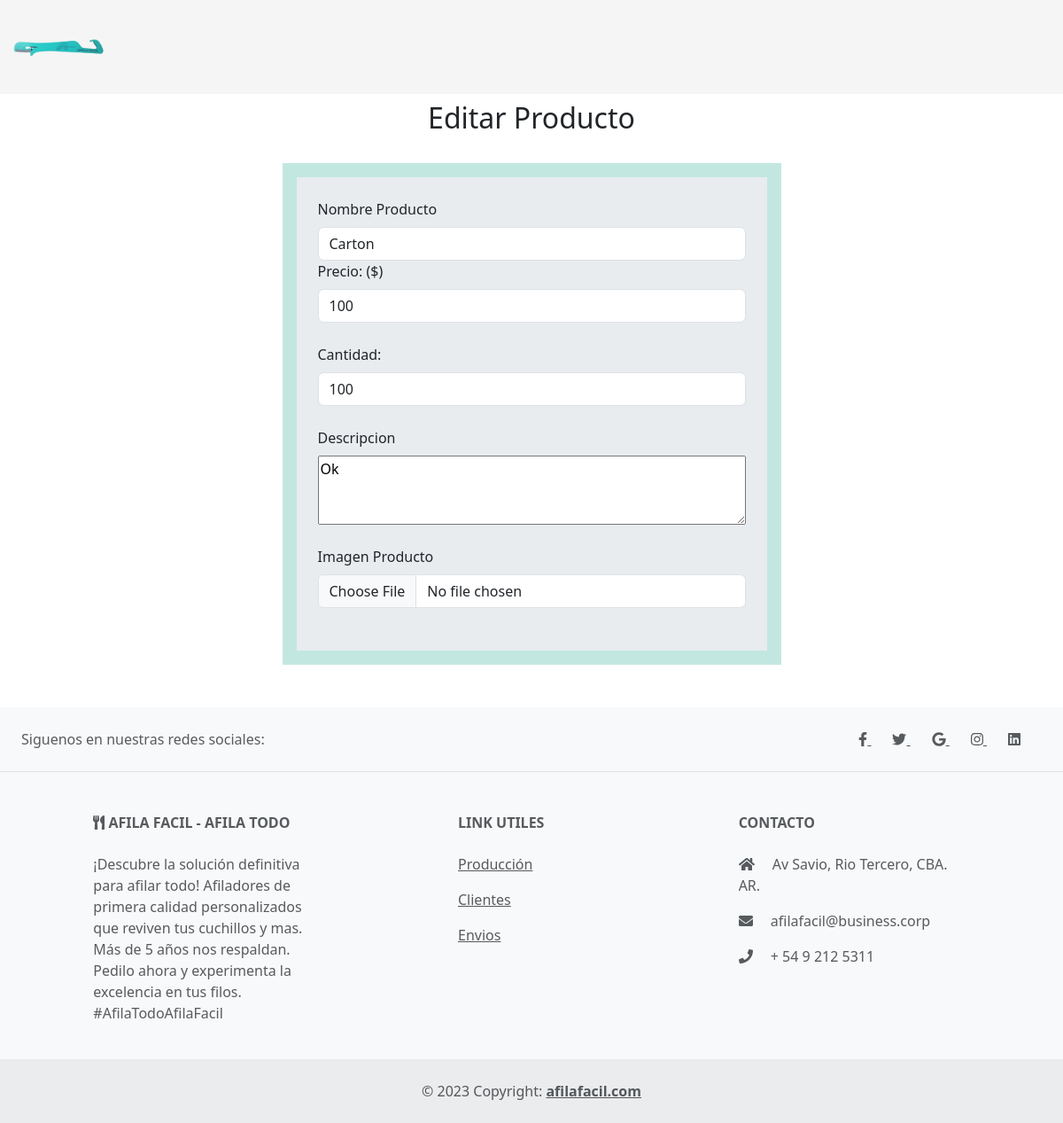
Page /productos/editar/1/ on the earlier database version.
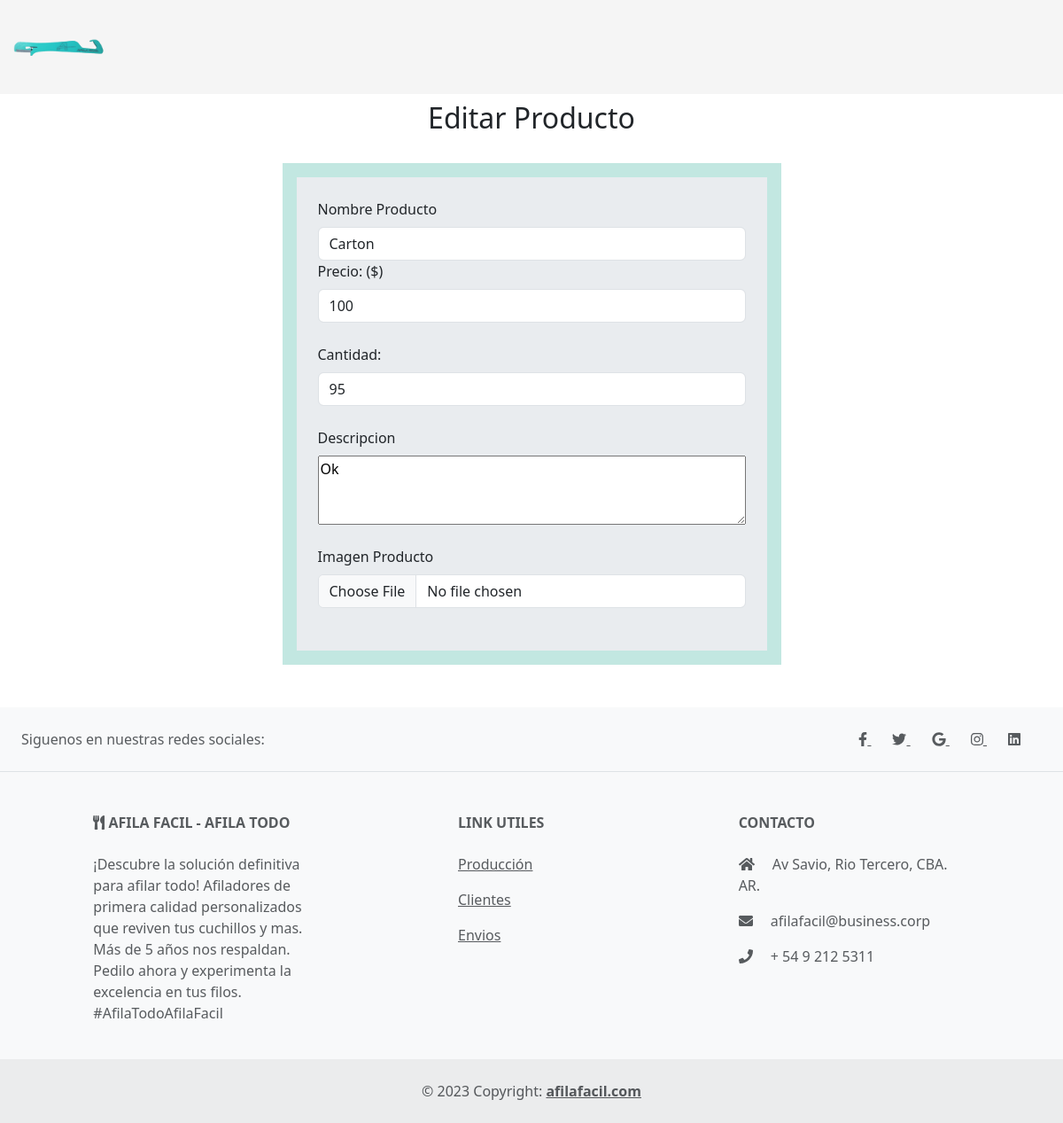
Same page on the later database version.
### materias_primas/models.py (models this page shows, shortened)
class Productos(models.Model):
    nombre = models.CharField(max_length=45)
    descripcion = models.CharField(max_length=200)
    precio = models.IntegerField()
    cantidad = models.IntegerField()
    imagen = models.CharField(max_length=100)
    class Meta:
        db_table = 'productos'
        verbose_name = "Producto"

### materias_primas/views.py (the view)
# urls.py: path('editar/<int:id>/', views.editar_producto, name='editar_producto'),
def editar_producto(request, id):
    producto = get_object_or_404(Productos, pk=id)
    if request.method == 'POST':
        form = ProductoForm(request.POST, request.FILES)
        if form.is_valid():
            producto.nombre = form.cleaned_data['nombre']
            producto.precio = form.cleaned_data['precio']
            producto.cantidad = form.cleaned_data['cantidad']
            producto.descripcion = form.cleaned_data['descripcion']
            producto.imagen = form.cleaned_data['imagen']
            producto.save()
            return redirect('productos')
    else:
        form = ProductoForm(initial={
            'nombre': producto.nombre,
            'precio': producto.precio,
            'cantidad': producto.cantidad,
            'descripcion': producto.descripcion,
            'imagen': producto.imagen
        })
    return render(request, 'modificacionProducto.html', {'form': form, 'producto': producto})

### materias_primas/forms.py
class ProductoForm(forms.Form):
    nombre = forms.CharField(max_length=100, required=True)
    descripcion = forms.CharField(max_length=255, required=True, widget=forms.Textarea)
    precio = forms.IntegerField(required=True)
    cantidad = forms.IntegerField(required=True)
    imagen = forms.CharField(max_length=100, required=False)
    class Meta:
            model = Productos

### materias_primas/templates/modificacionProducto.html (shortened to what this page needs)
{% extends "materias_primas/layout.html" %}
{% load static %}
{% block content %}
    <div class="container-fluid ">
        <div class="d-flex flex-column align-items-center">
          <h2 class="mb-3 mt-2">Editar Producto</h2>
          <div class="d-flex justify-content-center mt-3 mb-5" style="background-color: #c2e7e1;">
            <form class="m-3 p-4 bg-body-secondary" method="post" action="{% url 'editar_producto' producto.id %}"  enctype="multipart/form-data">
              <div class="row">
                  <div class="form-outline w-100">
                    <label class="form-label" for="nombre">Nombre Producto</label>
                    <input type="text" id="nombre" name="nombre" class="form-control" value="{{ producto.nombre }}" />
                  </div>
              </div>
                <div class="row mb-4">
                    <div class="form-outline w-100">
                    <label class="form-label" for="precio">Precio: ($)</label>
                    <input type="number" id="precio" name="precio" class="form-control" value="{{ producto.precio }}"/>
                    </div>
                </div>
                <div class="row mb-4">
                    <div class="form-outline w-100">
                    <label class="form-label" for="cantidad">Cantidad: </label>
                    <input type="number" id="cantidad" name="cantidad" class="form-control" value="{{ producto.cantidad }}"/>
                    </div>
                </div>
                <div class="row mb-4">
                    <div class="form-outline w-100 d-flex flex-column">
                        <label class="form-label" for="descripcion">Descripcion</label>
                        <textarea rows="3" cols="50" id="descripcion" name="descripcion" >{{ producto.descripcion }}</textarea>
                    </div>
                </div>
                <div class="row mb-4">
                    <div class="form-outline">
                    <label class="form-label w-100" for="imagen">Imagen Producto</label>
                    <input type="file" id="imagen" name="imagen" class="form-control" value="{{ producto.imagen }}"/>
                    </div>
                </div>
            </form>
        </div>
    </div>
  </div>
{% endblock %}

Differences in the rows shown:
changed Productos "Carton": cantidad "100" → "95"
